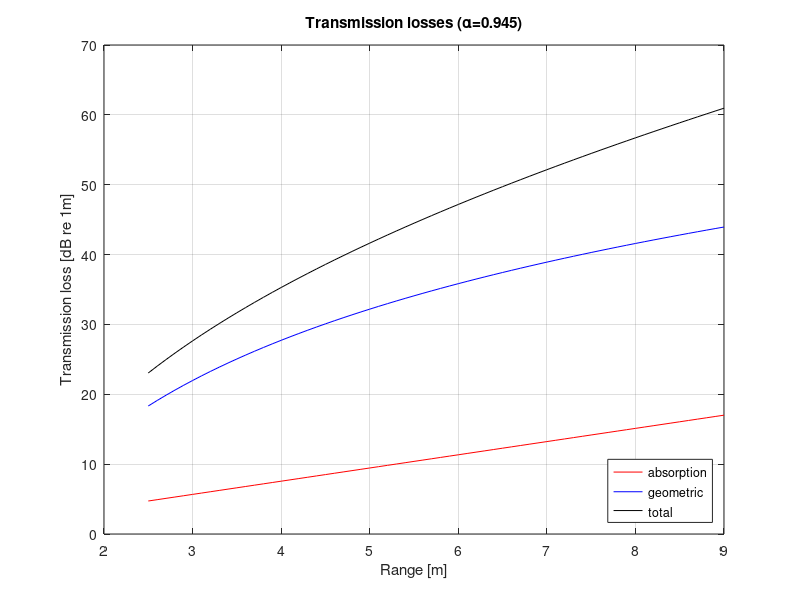

MATLAB code for this plot: (Note: this script raises an error after producing the figure.)
%TRANSMISSION_LOSS.M Simple transmission loss model to enhance sonar data.
%
% Note: the sonar image is assumed to contain the output of a matched
% filter. This script modifies the image to take into account transmission
% losses, reducing the intensity of spurious returns.
%
% Pedro Vaz Teixeira, June 2014
% pvt@mit.edu

close all

%% transmission loss model (absorption+geometric)
figure();

% absorption coefficient [dB(re 1m)/ m]
% alpha = 0.9666; % didson/auto
alpha = 0.945;  % 1.8MHz, 10m depth, 15C, ph 8, 35ppt salinity
                % http://resource.npl.co.uk/acoustics/techguides/seaabsorption/

r = 2.5:0.1:9;      %    
h_a = 2*alpha.*r;   % absorption losses
h_g = 20*log(r);    % transmission losses

plot(r, h_a, 'r')
hold on
plot(r, h_g, 'b')
plot(r, h_a + h_g, 'k')
legend('absorption', 'geometric', 'total', 'Location', 'Southeast')
ylabel('Transmission loss [dB re 1m]')
xlabel('Range [m]')
title(['Transmission losses (\alpha=',num2str(alpha),')']);

grid on

%% application to didson data
polar_frame = flipud(im2double(imread('./data/frame.bmp')));
figure();
subplot(1,4,1);
imshow(polar_frame);

[cart_frame, ~, ~] = polarToCart(polar_frame, 2.5, 9, 500);
subplot(1,4,2)
imshow(fliplr(cart_frame'))

for i=1:512
    r = 2.5 + (6.5/512)*i;  % not sure these are the values for the test frame
    % unsure about formula - not sure about the intensity scale/value
    polar_frame(i,:) = (255*polar_frame(i,:) - (2*alpha*r)*ones(1,96) - 20*log(r^2))./255;
end
subplot(1,4,3)
imshow(polar_frame)

[cart_frame, ~, ~] = polarToCart(polar_frame, 2.5, 9, 500);
subplot(1,4,4)
imshow(fliplr(cart_frame'))